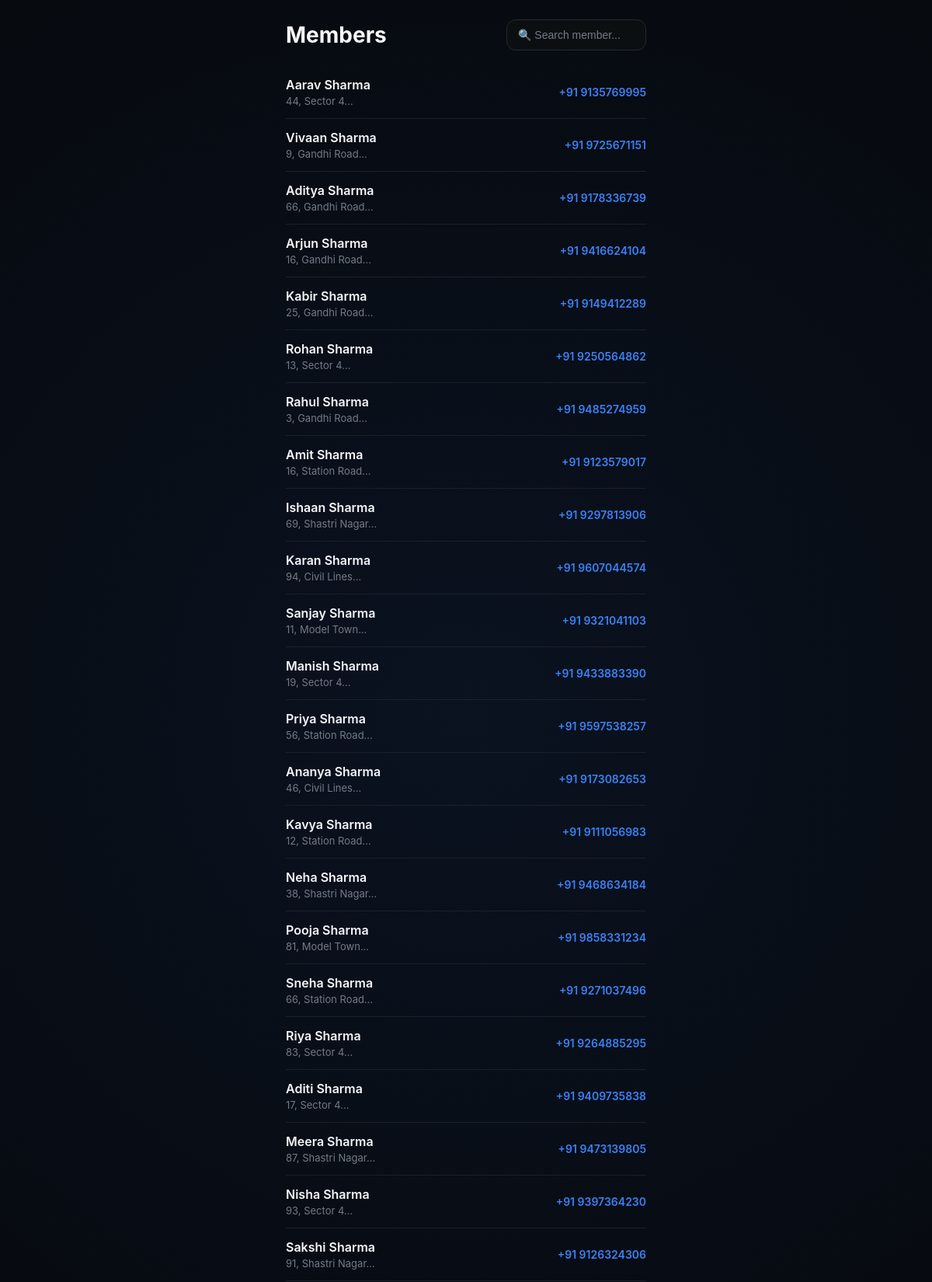
Screenshot of /members (signed in, upper part) with the database file from the repository.
### models.py (models this page shows, shortened)
class Member(db.Model):
    __tablename__ = "member"
    id = db.Column(db.Integer, primary_key=True)
    owner_id = db.Column(
        db.Integer,
        db.ForeignKey("gym_owner.id"),
        nullable=False,
        index=True
    )
    name = db.Column(db.String(100), nullable=False)
    address = db.Column(db.String(150), nullable=False)
    phone = db.Column(db.String(15), nullable=False)
    join_date = db.Column(db.Date, nullable=False)
    notes = db.Column(db.Text)
    active = db.Column(db.Boolean, default=True)
    current_plan_id = db.Column(
        db.Integer,
        db.ForeignKey("membership_plan.id")
    )
    current_plan = db.relationship("MembershipPlan", foreign_keys=[current_plan_id])
    membership_start = db.Column(db.Date)
    membership_expiry = db.Column(db.Date)
    memberships = db.relationship(
        "Membership",
        backref="member",
        lazy=True,
        cascade="all, delete-orphan"
    )
    attendance = db.relationship(
        "Attendance",
        backref="member",
        lazy=True,
        cascade="all, delete-orphan"
    )
    __table_args__ = (
        db.UniqueConstraint(
            "owner_id",
            "name",
            name="uq_owner_member_name"
        ),
    )

### routes/members.py (the view)
@members_bp.route("/members")
@login_required
def members():
    return render_template("members.html", members=current_user.members, active_page="members")

### main.py (called while the page is built)
def create_app():
    app = Flask(__name__)
    app.secret_key = "ppp"
    app.config["SQLALCHEMY_DATABASE_URI"] = "sqlite:///gym.db"
    app.config["SQLALCHEMY_TRACK_MODIFICATIONS"] = False
    db.init_app(app)
    login_manager = LoginManager()
    login_manager.init_app(app)
    login_manager.login_view = "auth.login"
    @login_manager.user_loader
    def load_user(user_id):
        return db.session.get(GymOwner, int(user_id))
    from routes.admin import admin_bp
    from routes.auth import auth_bp
    from routes.members import members_bp
    from routes.settings import settings_bp
    app.register_blueprint(auth_bp)
    app.register_blueprint(members_bp)
    app.register_blueprint(settings_bp)
    app.register_blueprint(admin_bp)
    return app

### templates/members.html (shortened to what this page needs)
{% extends "components/base.html" %}
{% block head%}
<link rel="stylesheet" href="{{ url_for('static', filename='css/members.css') }}">
{% endblock %}
{% block body %}
    <div class="header">
      <h1>Members</h1>
      <input id="search" type="text" placeholder="🔍 Search member...">
    </div>
    {% for member in members %}
    <a href="/members/{{member.id}}" class="member">
      <div class="member-info">
        <div class="name">{{member.name}}</div>
        <div class="address">
          {{member.address[:25]}}...
        </div>
      </div>
      <div class="phone">
        +91 {{member.phone}}
      </div>
    </a>
    {% endfor %}
   {% endblock %}

### static/css/base.css (style rules this page uses)
* { margin: 0; padding: 0; box-sizing: border-box; -webkit-tap-highlight-color: transparent; }
:root { --bg: #050608; --white: #f5f7fa; --muted: #737b87; --blue: #3b82f6; --green: #22c55e; --border: #20242b; --card: #0c0f12; --card2: #050505; --card3: #000000; --activity: #11151a; --navbg: rgba(5, 6, 8, 0.94); --iconbg: #15191e; --line: #1c2127; --cardborder: #242931; }
html { background: var(--bg); }
body { background: radial-gradient(circle at 50% 18%, rgba(59, 130, 246, 0.1), transparent 35%), var(--bg); color: var(--white); transition: background 0.35s, color 0.35s; font-family: -apple-system, BlinkMacSystemFont, "Segoe UI", Roboto, Arial, sans-serif; min-height: 100vh; overflow-x: hidden; }

### static/css/members.css (style rules this page uses)
.header { display: flex; align-items: center; gap: 12px; margin-bottom: 20px; }
.header h1 { font-size: 28px; font-weight: 700; }
#search { margin-left: auto; width: 180px; height: 40px; border: none; outline: none; border-radius: 12px; padding: 0 14px; background: var(--card); color: var(--white); border: 1px solid var(--cardborder); font-size: 14px; }
#search::placeholder { color: var(--muted); }
.member { display: flex; align-items: center; justify-content: space-between; text-decoration: none; color: inherit; padding: 14px 0; border-bottom: 1px solid var(--line); transition: .15s; }
.member-info { flex: 1; min-width: 0; }
.name { font-size: 16px; font-weight: 600; color: var(--white); }
.address { margin-top: 3px; color: var(--muted); font-size: 13px; overflow: hidden; text-overflow: ellipsis; white-space: nowrap; }
.phone { margin-left: 18px; font-size: 14px; font-weight: 600; color: var(--blue); white-space: nowrap; }

### rows the page displays
Member: name "Aarav Sharma", address "44, Sector 4", phone "9135769995"
Member: name "Vivaan Sharma", address "9, Gandhi Road", phone "9725671151"
Member: name "Aditya Sharma", address "66, Gandhi Road", phone "9178336739"
Member: name "Arjun Sharma", address "16, Gandhi Road", phone "9416624104"
Member: name "Kabir Sharma", address "25, Gandhi Road", phone "9149412289"
Member: name "Rohan Sharma", address "13, Sector 4", phone "9250564862"
Member: name "Rahul Sharma", address "3, Gandhi Road", phone "9485274959"
Member: name "Amit Sharma", address "16, Station Road", phone "9123579017"
Member: name "Ishaan Sharma", address "69, Shastri Nagar", phone "9297813906"
Member: name "Karan Sharma", address "94, Civil Lines", phone "9607044574"
Member: name "Sanjay Sharma", address "11, Model Town", phone "9321041103"
Member: name "Manish Sharma", address "19, Sector 4", phone "9433883390"
Member: name "Priya Sharma", address "56, Station Road", phone "9597538257"
Member: name "Ananya Sharma", address "46, Civil Lines", phone "9173082653"
Member: name "Kavya Sharma", address "12, Station Road", phone "9111056983"
Member: name "Neha Sharma", address "38, Shastri Nagar", phone "9468634184"
Member: name "Pooja Sharma", address "81, Model Town", phone "9858331234"
Member: name "Sneha Sharma", address "66, Station Road", phone "9271037496"
Member: name "Riya Sharma", address "83, Sector 4", phone "9264885295"
Member: name "Aditi Sharma", address "17, Sector 4", phone "9409735838"
Member: name "Meera Sharma", address "87, Shastri Nagar", phone "9473139805"
Member: name "Nisha Sharma", address "93, Sector 4", phone "9397364230"
Member: name "Sakshi Sharma", address "91, Shastri Nagar", phone "9126324306"
